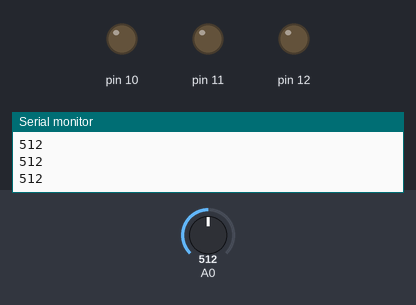
This sketch was run on a simulated Arduino Uno, built with avr-gcc and run on an emulated ATmega328P. Shown: output pins drawn as LEDs (lit = HIGH), the last lines printed to the serial monitor. The test bench sets the inputs (shaded band); at power-on: A0 = 512.

Above: at 1.3 s.
1.4 s: A0 set to 209
2.9 s: A0 set to 191
At 4.2 s:
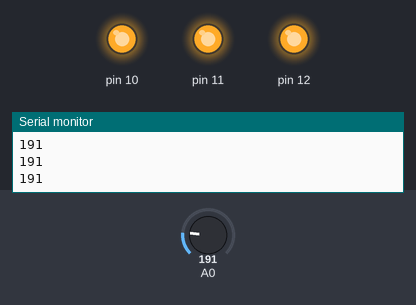
4.5 s: A0 set to 210
At 5.6 s:
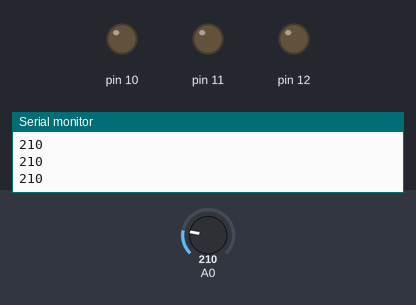
6.0 s: A0 set to 190
At 6.7 s:
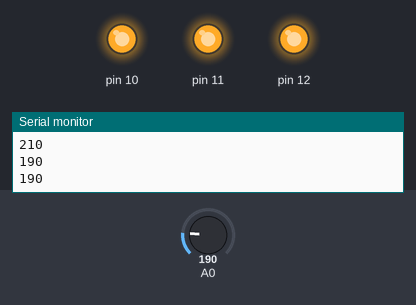
Timing chart, 0 to 8.5 s (numbered marks = the images above; inputs shaded):
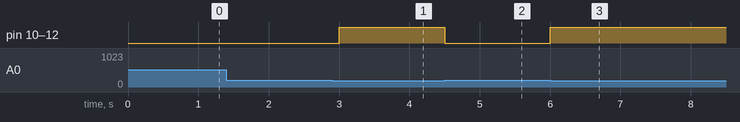

The sketch:

smart_automatic_lamp_arduino_in_tinkercad1.ino
```cpp
int ldr;

void setup()
{
  Serial.begin(9600);
  pinMode(12, OUTPUT);
  pinMode(11, OUTPUT);
  pinMode(10, OUTPUT);
}

void loop()
{
  ldr = analogRead(A0);
  if (ldr<200)
  {
    digitalWrite(12, HIGH);
    digitalWrite(11, HIGH);
    digitalWrite(10, HIGH);
  }
else
{
  digitalWrite(12, LOW);
  digitalWrite(11, LOW);
  digitalWrite(10, LOW);
}
  Serial.println(ldr);
  delay(500);
}
```

Measured:
- the behaviour switches between 200 and 199 on A0 (found by bisection; images 0 and 1)
- after the input at 2.9 s, pin 10–12: LOW → HIGH after 0.10 s
- after the input at 4.5 s, pin 10–12: HIGH → LOW at once
- after the input at 6.0 s, pin 10–12: LOW → HIGH at once
